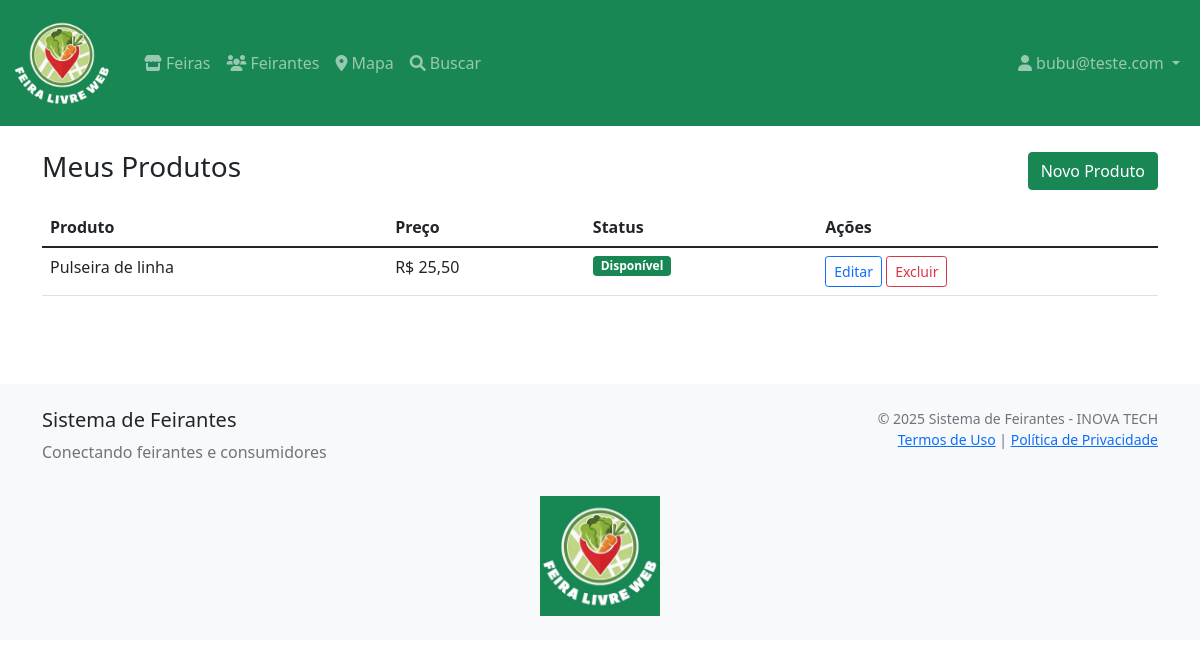
The app's page /feirantes/painel/produtos/ (signed in) with its own data.
### feirantes/models.py (models this page shows, shortened)
class Produto(models.Model):
    feirante = models.ForeignKey(Feirante, on_delete=models.CASCADE)
    categoria = models.ForeignKey(
        Categoria, on_delete=models.SET_NULL, null=True, blank=True)
    nome = models.CharField(max_length=200)
    descricao = models.TextField(blank=True)
    preco = models.DecimalField(
        max_digits=8, decimal_places=2, blank=True, null=True,
        help_text="Preço em reais")
    unidade = models.CharField(
        max_length=50, blank=True, help_text="Ex: kg, unidade, dúzia, maço")
    organico = models.BooleanField(default=False)
    producao_propria = models.BooleanField(default=True)
    foto = models.ImageField(upload_to='produtos/', blank=True, null=True)
    disponivel = models.BooleanField(default=True)
    estoque_limitado = models.BooleanField(default=False)
    observacoes = models.TextField(
        blank=True, help_text="Informações adicionais sobre disponibilidade")
    criado_em = models.DateTimeField(auto_now_add=True)
    atualizado_em = models.DateTimeField(auto_now=True)
    class Meta:
        verbose_name = 'Produto'
        verbose_name_plural = 'Produtos'
        ordering = ['-criado_em']

### feirantes/views.py (the view)
# urls.py: path('painel/produtos/', login_required(views.gerenciar_produtos,
@login_required
def gerenciar_produtos(request):
    try:
        feirante = request.user.feirante
    except Feirante.DoesNotExist:
        return HttpResponseForbidden(
            "Acesso negado. Complete seu cadastro como feirante.")
    produtos = Produto.objects.filter(feirante=feirante).order_by('-criado_em')
    return render(request, 'feirantes/painel/produtos.html',
                  {'produtos': produtos})

### feirantes/templates/feirantes/painel/produtos.html (shortened to what this page needs)
{% extends 'feirantes/base.html' %}
{% block content %}
<div class="container">
  <div class="d-flex justify-content-between align-items-center mb-3">
    <h3>Meus Produtos</h3>
    <a href="{% url 'feirantes:novo_produto' %}" class="btn btn-success">Novo Produto</a>
  </div>
  {% if produtos %}
  <table class="table">
    <thead><tr><th>Produto</th><th>Preço</th><th>Status</th><th>Ações</th></tr></thead>
    <tbody>
      {% for p in produtos %}
      <tr>
        <td>{{ p.nome }}</td>
        <td>{% if p.preco %}R$ {{ p.preco }}{% else %}-{% endif %}</td>
        <td>{% if p.disponivel %}<span class="badge bg-success">Disponível</span>{% else %}<span class="badge bg-secondary">Indisponível</span>{% endif %}</td>
        <td>
          <a href="{% url 'feirantes:editar_produto' p.pk %}" class="btn btn-sm btn-outline-primary">Editar</a>
          <a href="{% url 'feirantes:excluir_produto' p.pk %}" class="btn btn-sm btn-outline-danger">Excluir</a>
        </td>
      </tr>
      {% endfor %}
    </tbody>
  </table>
  {% else %}
    <p>Nenhum produto cadastrado.</p>
  {% endif %}
</div>
{% endblock %}

### feirantes/templates/feirantes/base.html (shortened to what this page needs)
{% load static %}
{% include 'feirantes/mensagens.html' %}
<!DOCTYPE html>
<html lang="pt-br">
<head>
    <link rel="stylesheet" href="https://unpkg.com/leaflet@1.7.1/dist/leaflet.css" />
    <link href="https://cdn.jsdelivr.net/npm/bootstrap@5.1.3/dist/css/bootstrap.min.css" rel="stylesheet">
    <link href="https://cdnjs.cloudflare.com/ajax/libs/font-awesome/6.0.0/css/all.min.css" rel="stylesheet">
</head>
<body>
    <nav class="navbar navbar-expand-lg navbar-dark bg-success">
        <div class="container-fluid">
            <a class="navbar-brand d-flex align-items-center" href="{% url 'feirantes:lista_feiras' %}">
                <img src="{% static 'global/img/logo_fundoBranco.png' %}" alt="Logo Feira" width="100" height="100"
                    class="me-2 rounded-circle">
            </a>
            <div class="collapse navbar-collapse" id="navbarNav">
                <ul class="navbar-nav me-auto">
                    <li class="nav-item">
                        <a class="nav-link" href="{% url 'feirantes:lista_feiras' %}">
                            <i class="fas fa-store me-1"></i>Feiras
                        </a>
                    <li class="nav-item">
                        <a class="nav-link" href="{% url 'feirantes:listar' %}">
                            <i class="fas fa-users me-1"></i>Feirantes
                        </a>
                    </li>
                    <li class="nav-item">
                        <a class="nav-link" href="{% url 'feirantes:mapa' %}">
                            <i class="fas fa-map-marker-alt me-1"></i>Mapa
                        </a>
                    </li>
                    <li class="nav-item">
                        <a class="nav-link" href="{% url 'feirantes:buscar' %}">
                            <i class="fas fa-search me-1"></i>Buscar
                        </a>
                    </li>
                </ul>
                <ul class="navbar-nav">
                    {% if user.is_authenticated %}
                    <li class="nav-item dropdown">
                        <a class="nav-link dropdown-toggle" href="#" id="navbarDropdown" role="button"
                            data-bs-toggle="dropdown">
                            <i class="fas fa-user me-1"></i>{{ user.username }}
                        </a>
                    </li>
                    {% endif %}
                </ul>
            </div>
        </div>
    </nav>
    <main class="container-fluid py-4">
        {% block content %}{% endblock %}
    </main>
    <footer class="bg-light mt-5 py-4">
        <div class="container text-center">
            <div class="row">
                <div class="col-md-6 text-md-start mb-3 mb-md-0">
                    <h5>Sistema de Feirantes</h5>
                    <p class="text-muted">Conectando feirantes e consumidores</p>
                </div>
                <div class="col-md-6 text-md-end">
                    <small class="text-muted">
                        &copy; 2025 Sistema de Feirantes - INOVA TECH
                        <br>
                        <a href="{% url 'feirantes:termos_uso' %}">Termos de Uso</a> |
                        <a href="{% url 'feirantes:politica_privacidade' %}">Política de Privacidade</a>
                    </small>
                </div>
            </div>
            <div class="mt-3">
                <a href="{% url 'feirantes:lista_feiras' %}">
                    <img src="{% static 'global/img/logo_fundo_verde.jpg' %}" alt="Logo Feira" width="120" height="120">
                </a>
            </div>
        </div>
    </footer>
</body>
</html>

### records on screen
Produto: nome "Pulseira de linha", preco "25,50", disponivel "Disponível"

### other values on screen
{{ user.username }} "bubu@teste.com"
